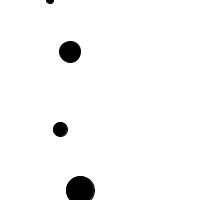
Frame 1 (no input)
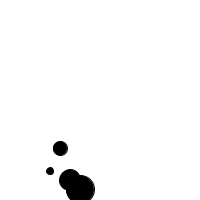
Frame 60 (the mouse pressed at the canvas centre just before this capture)
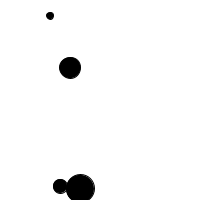
Frame 120 (the mouse held since frame 60 and released just before this capture)

The Processing sketch that drew these frames (run headless with seeded random() and noise(); from frame 60 on, the mouse is pressed at the canvas centre):

// Processing sketch: day_15_1
// ── day_15_1.pde
Ball ball1;
Ball ball2;
Ball ball3;
Ball ball4;

float gravity = 0.1;


void setup (){
 size(200,200);
 ball1 = new Ball(50,0,7);
 ball2 = new Ball(60,random(200),14);
 ball3 = new Ball(70,random(200),21);
 ball4 = new Ball(80,random(200),28);
}
void draw(){
  background(255);
  ball1.display();
  ball1.update();
  ball2.display();
  ball2.update();
  ball3.display();
  ball3.update();
  ball4.display();
  ball4.update();
  
}
// ── tabBall.pde
class Ball {
  float x;
  float y;
  float speed;
  float w; //speed
   
   //ball constructor
   Ball(float tempX, float tempY, float tempW){
     x = tempX;
     y = tempY;
     w = tempW;
     speed = 0;
   }
   void display(){
     fill(0);
     stroke(0);
     ellipse(x,y,w,w);
   }
   void update(){
    y = y + speed;
    speed = speed + gravity;
    if(y > height){
      speed = speed * -0.95;
    }
 }
}
